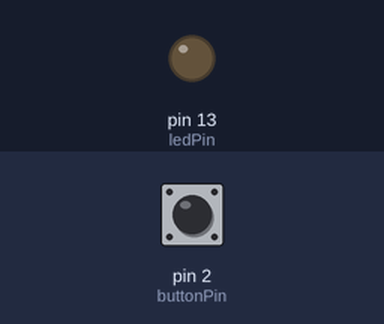
The sketch below on a simulated Arduino Uno, built with avr-gcc and run on an emulated ATmega328P. Parts: output pins drawn as LEDs (lit = HIGH). Dashed ring = blinking. Inputs (shaded band) come from the test bench; at power-on: pin 2 (buttonPin) HIGH.

Above: at 1.2 s.
1.3 s: pin 2 (buttonPin) pulled LOW for 0.15 s
At 2.1 s:
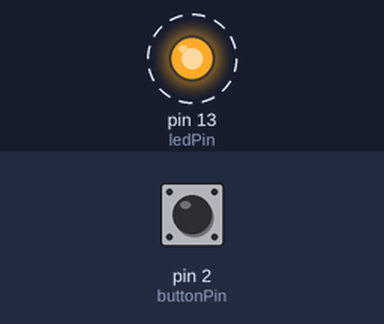
4.4 s: pin 2 (buttonPin) pulled LOW for 1 s
At 4.4 s:
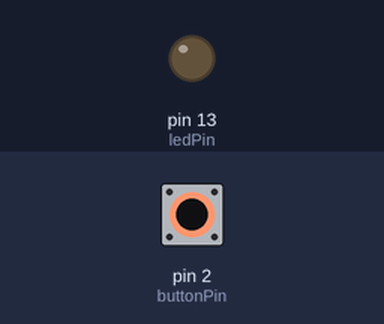
6.9 s: pin 2 (buttonPin) pulled LOW for 3.2 s
At 7.5 s:
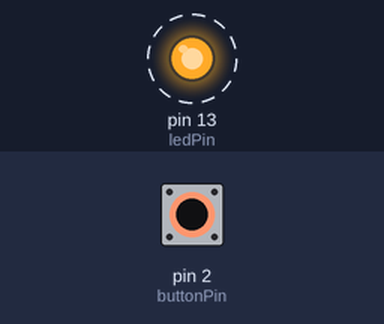
Timing chart, 0 to 19.1 s (numbered marks = the images above; inputs shaded):
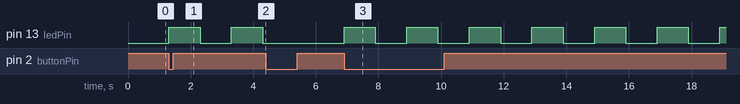

Measured:
- after the input at 1.3 s, pin 13 (ledPin): alternates HIGH for 1.0 s and LOW for 1.0 s, starting at once
- after the input at 4.4 s, pin 13 (ledPin): stays LOW (without the input it goes to HIGH after 0.90 s)
- after the input at 6.9 s, pin 13 (ledPin): alternates HIGH for 1.0 s and LOW for 1.0 s, starting at once

The sketch:

wait_loop.ino
```cpp
const byte buttonPin = 2;
const byte ledPin = 13;
int ledState = LOW;
int ledOn = LOW;
int lastButton;
int currentButton;

void setup() {
  pinMode(buttonPin, INPUT_PULLUP);
  pinMode(ledPin, OUTPUT);
  currentButton = digitalRead(buttonPin);
}

void loop() {
  lastButton    = currentButton;
  currentButton = digitalRead(buttonPin);
  if(lastButton == HIGH && currentButton == LOW) {
    ledOn = !ledOn;
  }
  while(ledOn == HIGH) {
    ledState = !ledState;
    digitalWrite(ledPin, ledState);
    delay(1000);

    lastButton    = currentButton;
    currentButton = digitalRead(buttonPin);
    if(lastButton == HIGH && currentButton == LOW) {
      ledOn = !ledOn;
    }
  }
}
```
